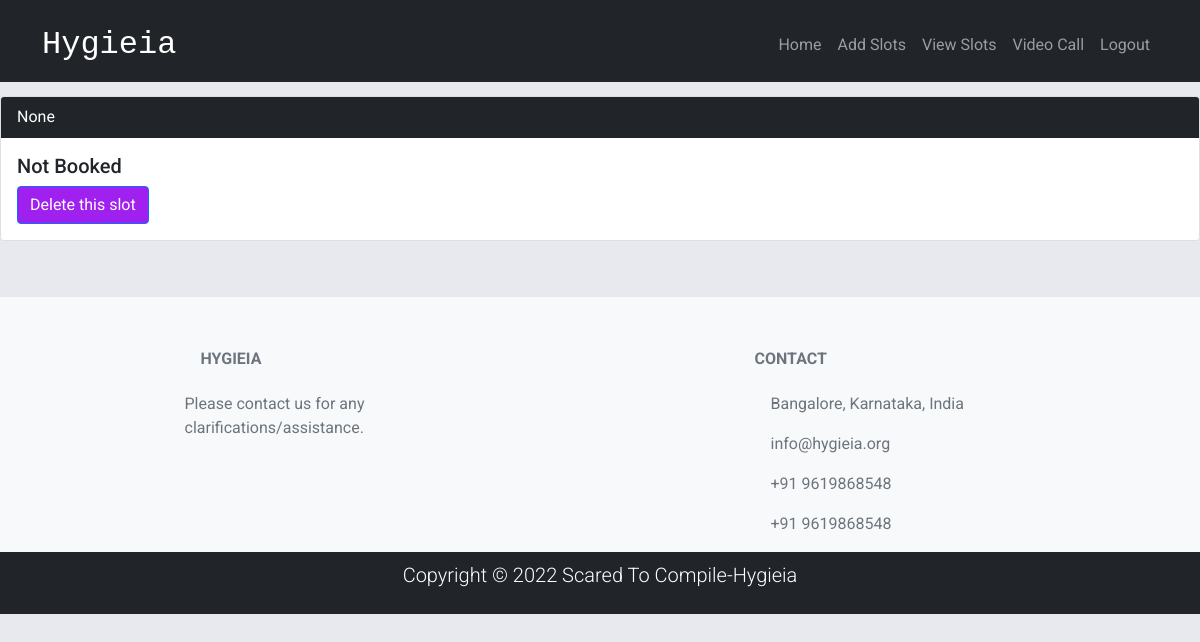
/doctor/view_slots/ (signed in), run on an earlier commit of the app's database.
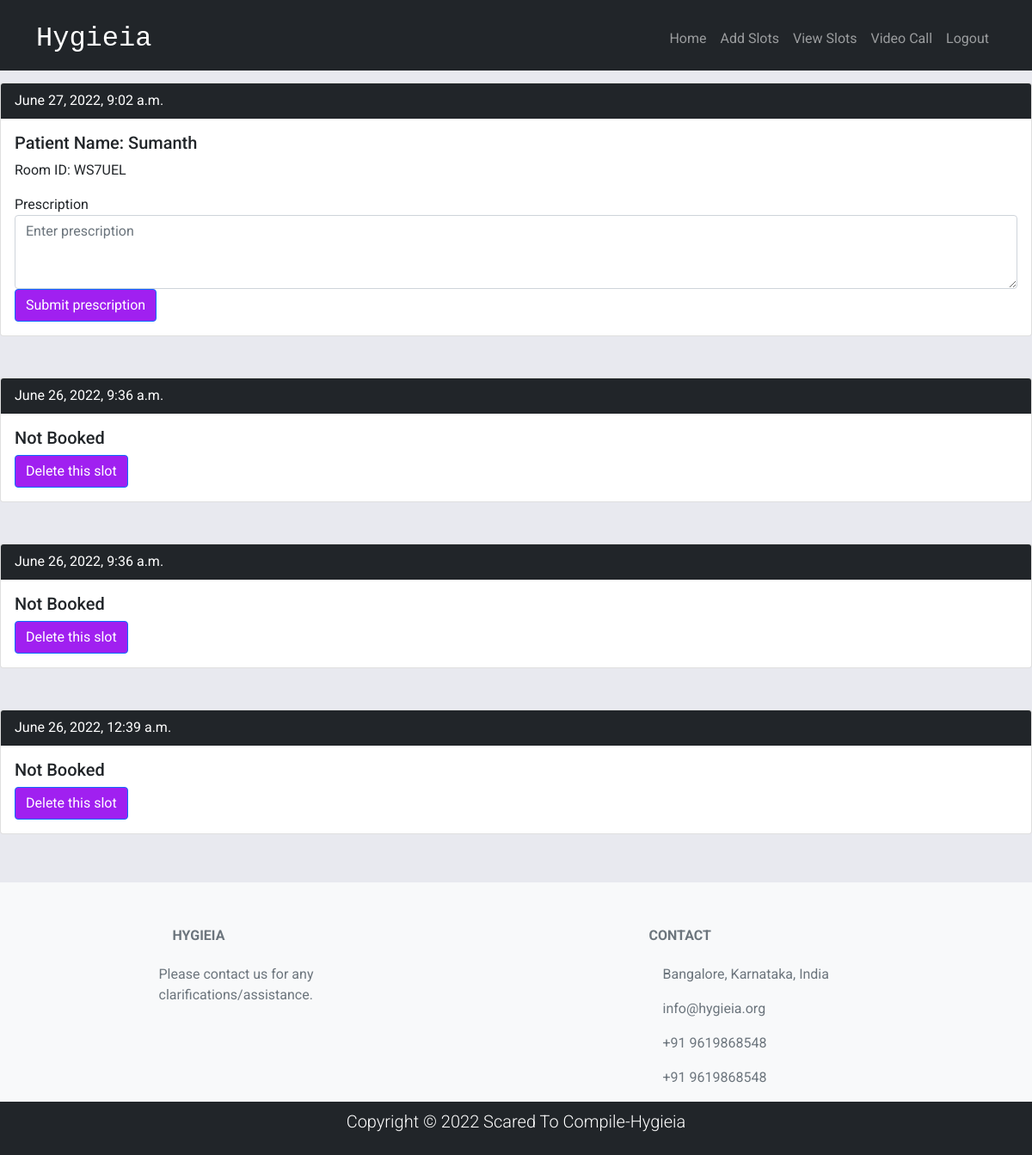
And on a later commit of the database.
### doctor/models.py (models this page shows)
class Free_Slots(models.Model):
    doc_username=models.CharField(max_length=1000)
    time = models.DateTimeField()
    is_booked = models.BooleanField(default=False)
    patient_name = models.CharField(max_length=100,default='')
    room_id = models.CharField(max_length=6,default="")

### doctor/views.py (the view, shortened to what this page needs)
# urls.py: path('view_slots/',views.view_slots,name="view_slots"),
def view_slots(request):
    print(request.GET)
    username= request.user.username
    available =  Free_Slots.objects.filter(doc_username=username)
    print(available)
    return render(request, 'doctor/view_slots.html',{"available":available})

### doctor/templates/doctor/view_slots.html (shortened to what this page needs)
{%extends "doctor/home.html" %}
{% load static %}
{%block content%}
<br><br><br><br>
         {%if available%}
         {% for slot in available %}
          <div class="card">
            <div class="card-header bg-dark text-white" >
               {{slot.time}}
            </div>
            <div class="card-body">
              <form id="slots{{slot.id}}">
               <h5 class="card-title">
                  {% if slot.patient_name%}
                     Patient Name: {{slot.patient_name}}
                  {%else%}
                     Not Booked
                  {%endif%}
               </h5>
               {% if slot.room_id %}
               <p class="card-text">Room ID: {{slot.room_id}}</p>
               <div class="form-group">
                  <label for="exampleFormControlTextarea1">Prescription</label>
                  <textarea class="form-control" id="prescription" name="prescription" placeholder="Enter prescription" rows="3"></textarea>
                </div>
               {% endif %}
               {% if slot.patient_name %}
               <input type="submit" value="Submit prescription"  class="btn btn-primary" style="background-color: #A020F0;">
               {%else%}
               <input type="submit" value="Delete this slot"  class="btn btn-primary" style="background-color: #A020F0;">
                {%endif%}
            </form>
            </div>
          </div>
          <br><br>
         {%endfor %}
{%endif%}
{%endblock content%}

### doctor/templates/doctor/home.html (shortened to what this page needs)
{% load static %}
<!DOCTYPE html>
<html lang="en">
<head>
    <link href="https://cdn.jsdelivr.net/npm/bootstrap@5.1.3/dist/css/bootstrap.min.css" rel="stylesheet">
    <link
    rel="stylesheet"
    type="text/css"
    media="screen"
    href="{% static 'styles/main.css' %}"
  />
</head>
<body>
<nav class="navbar navbar-expand-lg bg-dark navbar-dark pt-3 fixed-top">
    <div class="container">
        <a href="#" class="navbar-brand" id="robotofont" style="font-size: xx-large;">Hygieia</a>
        <div class="collapse navbar-collapse" id="navmenu">
            <ul class="navbar-nav ms-auto">
                <li class="nav-item">
                    <a href="{%url 'doctor-home'%}" class="nav-link">Home</a>
                </li>
                <li class="nav-item">
                    <a href="{%url 'add_slots'%}" class="nav-link">Add Slots</a>
                </li> <li class="nav-item">
                    <a href="{%url 'view_slots'%}" class="nav-link">View Slots</a>
                </li>
                <li class="nav-item">
                    <a href="{%url 'base-lobby'%}" class="nav-link">Video Call</a>
                </li>
                <li class="nav-item">
                    <a href="{%url 'logout'%}" class="nav-link">Logout</a>
                </li>
            </ul>
        </div>
    </div>
</nav>
<div id="content">
    {% block content %}
    {% endblock %}
</div>
<footer class="text-center text-lg-start bg-light text-muted">
    <section class="pt-1">
        <div class="container text-center text-md-start mt-5">
            <div class="row mt-3">
                <div class="col-md-3 col-lg-4 col-xl-3 mx-auto mb-4">
                    <h6 class="text-uppercase fw-bold mb-4">
                        Hygieia
                    </h6>
                    <p>
                        Please contact us for any clarifications/assistance.
                    </p>
                </div>
                <div class="col-md-4 col-lg-3 col-xl-3 mx-auto mb-md-0 mb-4">
                    <h6 class="text-uppercase fw-bold mb-4">
                        Contact
                    </h6>
                    <p> Bangalore, Karnataka, India</p>
                    <p>
                        info@hygieia.org
                    </p>
                    <p> +91 9619868548</p>
                    <p> +91 9619868548</p>
                </div>
            </div>
        </div>
    </section>
    <div class="p-2 bg-dark text-white text-center position-relative">
        <div class="container">
            <p class="lead">Copyright &copy; 2022 Scared To Compile-Hygieia</p>
            <a href="#" class="position-absolute bottom-0 end-0 p-2">
            </a>
        </div>
    </div>
</footer>
</body>
</html>

### static/styles/main.css (style rules this page uses)
:root { --shaddow:0 4px 6px -1px rgba(0,0,0,0.1),0 2px 4px -1px rgba(0,0,0,0.06); }
body { background-color: rgba(232,233,239,1); font-family: 'Roboto', sans-serif; }

### doctor/templates/doctor/home.html (style rules this page uses)
#robotofont { font-family: "Roboto Mono", monospace; }

What changed in the data, as far as the page shows it:
removed Free_Slots: time "None", patient_name "Not Booked"
added Free_Slots: time "June 27, 2022, 9:02 a.m.", patient_name "Sumanth", room_id "WS7UEL"
added Free_Slots: time "June 26, 2022, 9:36 a.m.", patient_name "Not Booked"
added Free_Slots: time "June 26, 2022, 9:36 a.m.", patient_name "Not Booked"
added Free_Slots: time "June 26, 2022, 12:39 a.m.", patient_name "Not Booked"
